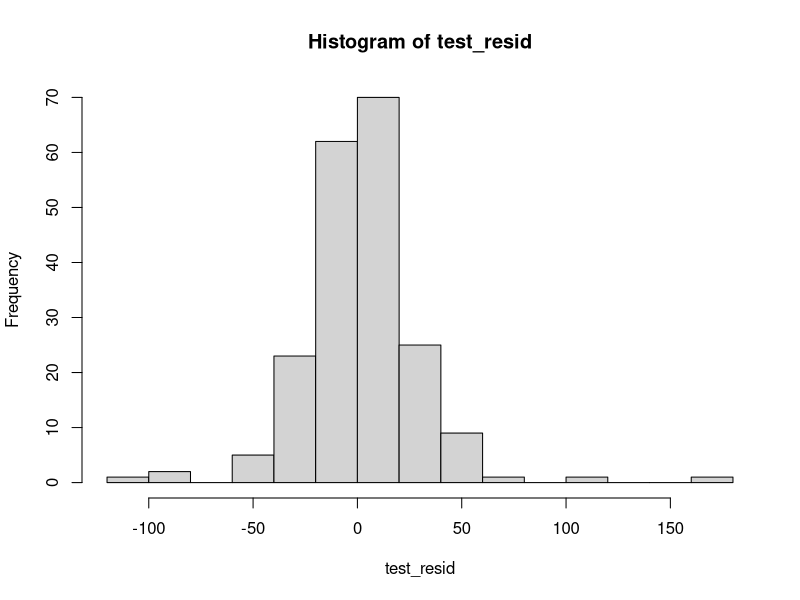
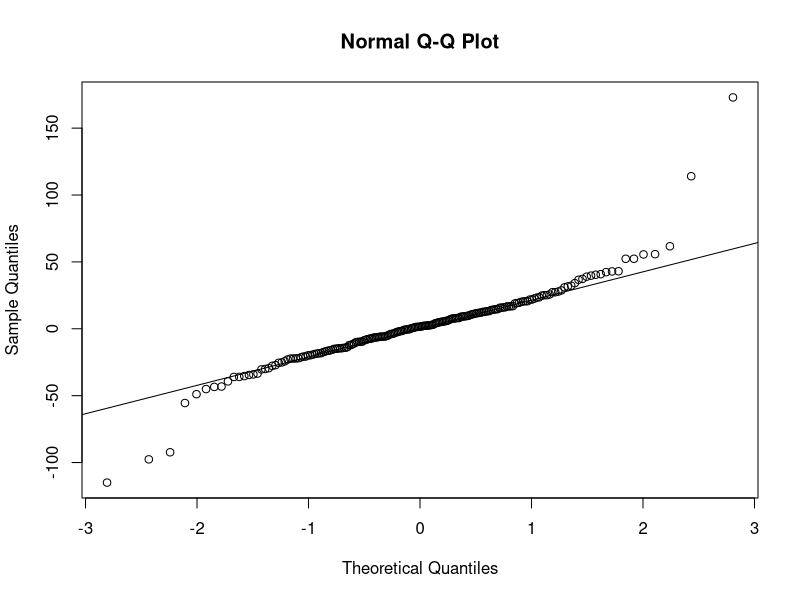

Write the R code that produced these figures, in order.
## ---- chunk 1
library(tidyverse)

ames_train <- read_csv("AmesTrain10.csv")
ames_test <- read_csv("AmesTest10.csv")
## ---- chunk 2
basic_mod <- lm(formula = Price ~ LotFrontage + LotArea + Quality + Condition + 
    YearBuilt + YearRemodel + BasementFinSF + BasementSF + GroundSF + 
    FullBath + Bedroom + Fireplaces + GarageSF + 
    ScreenPorchSF, data = ames_train)

test_price <- predict(basic_mod, newdata = ames_test)
## ---- chunk 3
test_resid <- test_price - ames_test$Price
## ---- chunk 4
mean(test_resid)
sd(test_resid)

sd(basic_mod$residuals)
## ---- chunk 5
hist(test_resid, breaks=20)
qqnorm(test_resid)
qqline(test_resid)
## ---- chunk 6
head(sort(abs(test_resid), decreasing = TRUE))
## ---- chunk 7
cross_cor <- cor(ames_test$Price, test_price)

summary(basic_mod)$r.squared - cross_cor^2
